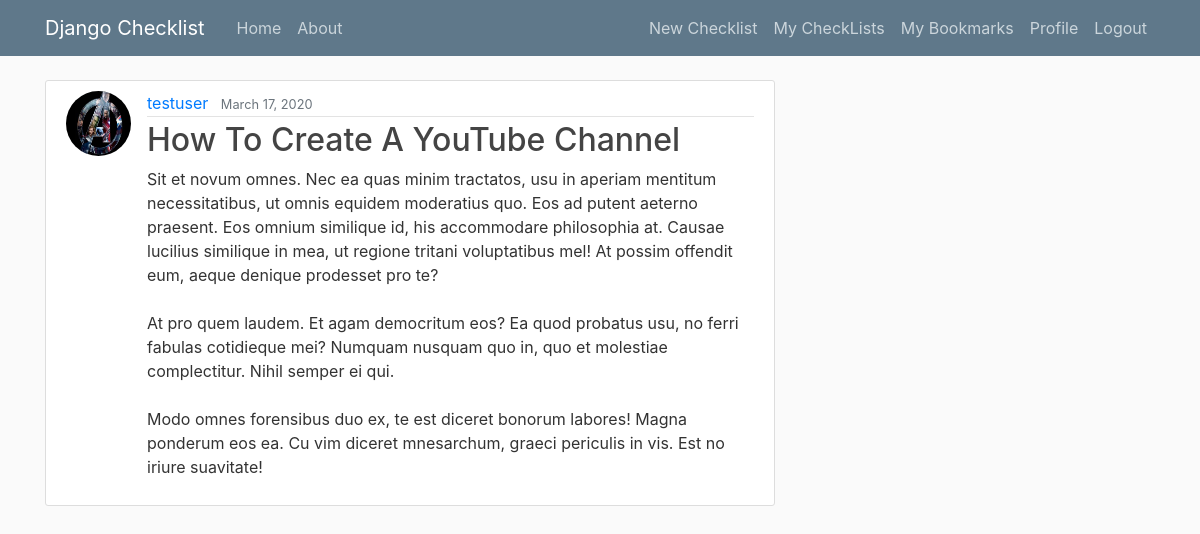
Page /mybookmark/ (signed in) on the earlier database version.
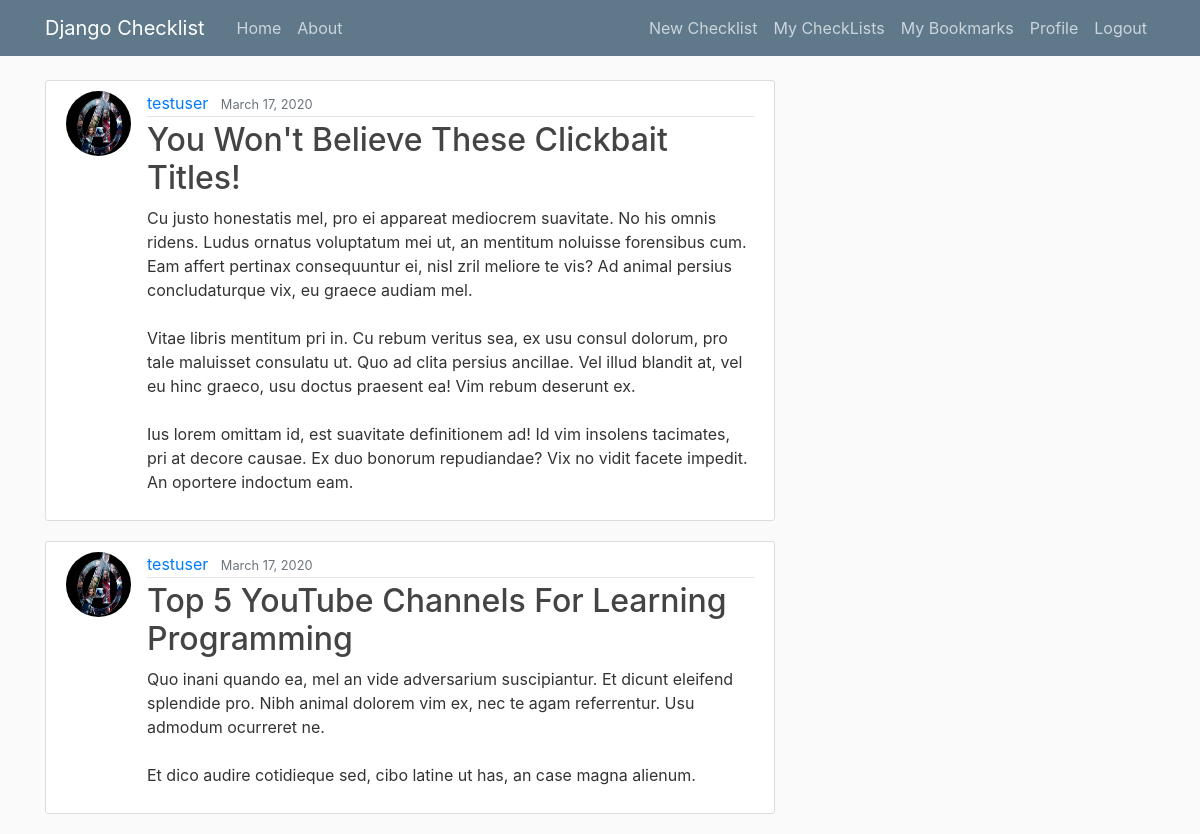
Same page on the later database version.
### checklist/models.py (models this page shows, shortened)
class Bookmark(models.Model):
	user = models.ForeignKey(User, on_delete=models.CASCADE)
	checklist = models.ForeignKey(Checklist, on_delete=models.CASCADE)

class Checklist(models.Model):
	title = models.CharField(max_length=100)
	content = models.TextField()
	date_posted = models.DateTimeField(default=timezone.now)
	author = models.ForeignKey(User, on_delete = models.CASCADE)
	visibility = models.IntegerField(default=0)

### users/models.py (models this page shows, shortened)
class Profile(models.Model):
	user = models.OneToOneField(User, on_delete = models.CASCADE)
	image = models.ImageField(default='default.jpg', upload_to='profile_pics')

### checklist/views.py (the view)
# urls.py: path('mybookmark/', views.mybookmark, name='checklist-mybookmark'),
def mybookmark(request):
	context = {
		'bookmarks_var': Bookmark.objects.filter(user=request.user),
		'title': 'My Bookmarks'
	}
	return render(request, 'checklist/mybookmark.html', context) # because render looks in templates subdirectory, by default

### checklist/templates/checklist/mybookmark.html
{% extends "checklist/base.html" %}
{% block content %}
	{% for bookmark in bookmarks_var %}
		<article class="media content-section">
			<img class="rounded-circle article-img" src="{{ bookmark.checklist.author.profile.image.url }}">
		  <div class="media-body">
		    <div class="article-metadata">
		      <a class="mr-2" href="{% url 'user-checklists' bookmark.checklist.author.username %}">{{ bookmark.checklist.author }}</a>
		      <small class="text-muted">{{ bookmark.checklist.date_posted|date:'F d, Y' }}</small>
		    </div>
		    <h2><a class="article-title" href="#">{{ bookmark.checklist.title }}</a></h2>
		    <p class="article-content">{{ bookmark.checklist.content }}</p>
		  </div>
		</article>
	{% endfor %}
{% endblock %}

Differences in the rows shown:
removed Bookmark: checklist.author.profile.image (placeholder picture), checklist.author "testuser", checklist.date_posted "March 17, 2020", checklist "How To Create A YouTube Channel", checklist.content "Sit et novum omnes. Nec ea quas minim tractatos, usu in aperiam mentitum necessitatibus, ut omnis equidem moderatius quo. Eos ad putent aeterno praesent. Eos omnium similique id, his accommodare philosophia at. Causae lucilius similique in mea, ut regione tritani voluptatibus mel! At possim offendit eum, aeque denique prodesset pro te? At pro quem laudem. Et agam democritum eos? Ea quod probatus usu, no ferri fabulas cotidieque mei? Numquam nusquam quo in, quo et molestiae complectitur. Nihil semper ei qui. Modo omnes forensibus duo ex, te est diceret bonorum labores! Magna ponderum eos ea. Cu vim diceret mnesarchum, graeci periculis in vis. Est no iriure suavitate!"
added Bookmark: checklist.author.profile.image (placeholder picture), checklist.author "testuser", checklist.date_posted "March 17, 2020", checklist "You Won't Believe These Clickbait Titles!", checklist.content "Cu justo honestatis mel, pro ei appareat mediocrem suavitate. No his omnis ridens. Ludus ornatus voluptatum mei ut, an mentitum noluisse forensibus cum. Eam affert pertinax consequuntur ei, nisl zril meliore te vis? Ad animal persius concludaturque vix, eu graece audiam mel. Vitae libris mentitum pri in. Cu rebum veritus sea, ex usu consul dolorum, pro tale maluisset consulatu ut. Quo ad clita persius ancillae. Vel illud blandit at, vel eu hinc graeco, usu doctus praesent ea! Vim rebum deserunt ex. Ius lorem omittam id, est suavitate definitionem ad! Id vim insolens tacimates, pri at decore causae. Ex duo bonorum repudiandae? Vix no vidit facete impedit. An oportere indoctum eam."
added Bookmark: checklist.author.profile.image (placeholder picture), checklist.author "testuser", checklist.date_posted "March 17, 2020", checklist "Top 5 YouTube Channels For Learning Programming", checklist.content "Quo inani quando ea, mel an vide adversarium suscipiantur. Et dicunt eleifend splendide pro. Nibh animal dolorem vim ex, nec te agam referrentur. Usu admodum ocurreret ne. Et dico audire cotidieque sed, cibo latine ut has, an case magna alienum."
